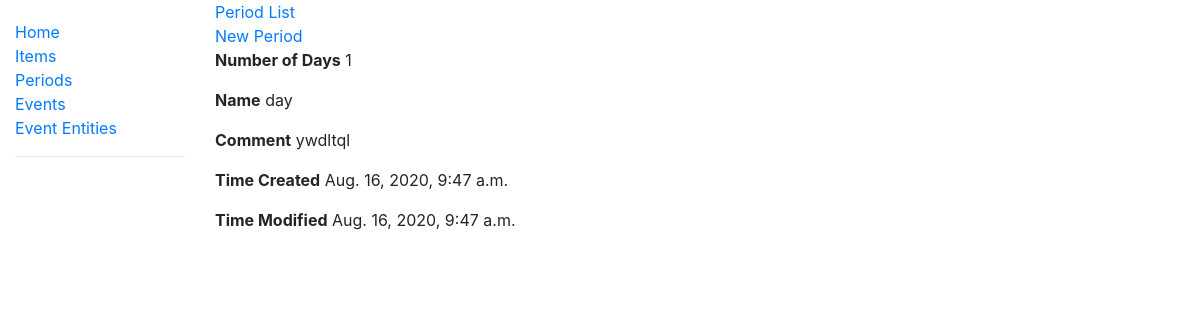
Screenshot of /period/5/ with the database file from the repository.
### income_calculator/models.py (models this page shows, shortened)
class BasicModel(models.Model):
    id = models.AutoField(primary_key=True)
    display_name = models.CharField(max_length=50)  # The display name of the object
    comment = models.TextField(null=True)  # a short description of the object
    time_created = models.PositiveIntegerField()
    time_modified = models.PositiveIntegerField()
    deleted = models.BooleanField()
    @property
    def time_created_string(self):
        return datetime.fromtimestamp(self.time_created)
    @property
    def time_modified_string(self):
        return datetime.fromtimestamp(self.time_modified)

class Period(BasicModel):
    num_days = models.PositiveIntegerField()

class BasicModel(models.Model):
    id = models.AutoField(primary_key=True)
    display_name = models.CharField(max_length=50)  # The display name of the object
    comment = models.TextField(null=True)  # a short description of the object
    time_created = models.PositiveIntegerField()
    time_modified = models.PositiveIntegerField()
    deleted = models.BooleanField()
    @property
    def time_created_string(self):
        return datetime.fromtimestamp(self.time_created)
    @property
    def time_modified_string(self):
        return datetime.fromtimestamp(self.time_modified)

### income_calculator/views.py (the view)
# urls.py: path('period/<int:pk>/', views.PeriodDetailView.as_view(), name='period_detail'),
class PeriodDetailView(generic.DetailView):
    model = Period
    context_object_name = 'period_detail'

### income_calculator/templates/income_calculator/period_detail.html
{% extends "base_generic.html" %}
{% block content %}
  <a href="{% url 'periods'%}">Period List</a><br/>
  <a href="{% url 'new_period'%}">New Period</a>
  <p><strong>Number of Days</strong> {{ period_detail.num_days }}</p>
  <p><strong>Name</strong> {{ period_detail.display_name }}</p>
  <p><strong>Comment</strong> {{ period_detail.comment }}</p>
  <p><strong>Time Created</strong> {{ period_detail.time_created_string }}</p>
  <p><strong>Time Modified</strong> {{ period_detail.time_modified_string }}</p>
{% endblock %}

### rows the page displays
Period: num_days "1"
BasicModel: display_name "day", comment "ywdltql", time_created_string "Aug. 16, 2020, 9:47 a.m.", time_modified_string "Aug. 16, 2020, 9:47 a.m."
